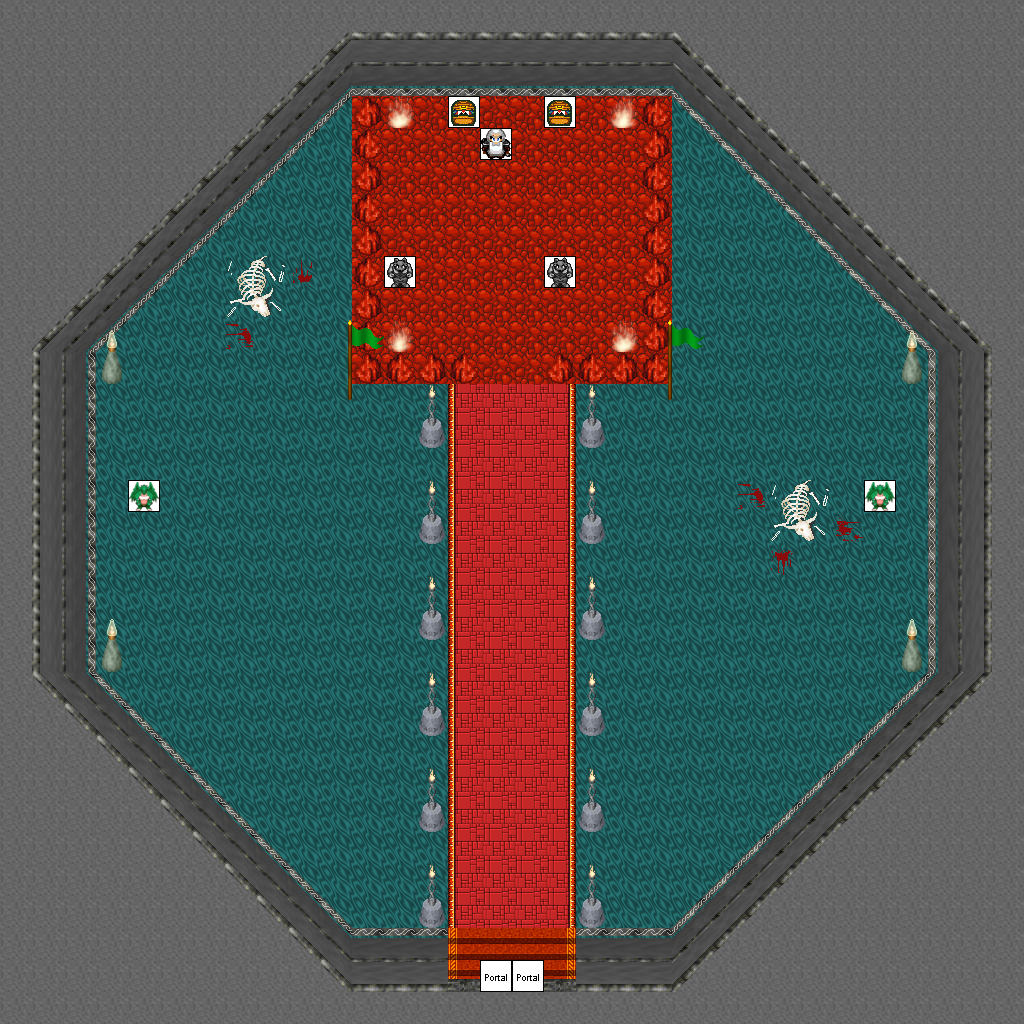

Below is a game level as drawn by its tile map, then a one-line description and the .tmx that defines it (tile-layer data replaced by summaries):
An orthogonal 32x32 tile map with 32x32 px tiles, 5 tile layers (0_floor, 1_terrain, 2_object, 3_roof, ...), 2 hidden layers not drawn, 19 tilesets.

<map version="1.8" tiledversion="1.8.4" orientation="orthogonal" renderorder="right-down" width="32" height="32" tilewidth="32" tileheight="32" infinite="0" nextlayerid="8" nextobjectid="1">
 <tileset firstgid="1" name="logic/collision" tilewidth="32" tileheight="32" tilecount="1" columns="1">
  <image source="../../tileset/logic/collision.png" width="32" height="32" />
 </tileset>
 <tileset firstgid="2" name="logic/creature/dwarf" tilewidth="32" tileheight="32" tilecount="8" columns="8">
  <image source="../../tileset/logic/creature/dwarf.png" width="256" height="32" />
 </tileset>
 <tileset firstgid="10" name="ground/indoor/floor_tiles2" tilewidth="32" tileheight="32" tilecount="6" columns="3">
  <image source="../../tileset/ground/indoor/floor_tiles2.png" width="96" height="64" />
 </tileset>
 <tileset firstgid="16" name="ground/rock/rock_red" tilewidth="32" tileheight="32" tilecount="10" columns="2">
  <image source="../../tileset/ground/rock/rock_red.png" width="64" height="160" />
 </tileset>
 <tileset firstgid="26" name="ground/red_paving" tilewidth="32" tileheight="32" tilecount="24" columns="3">
  <image source="../../tileset/ground/red_paving.png" width="96" height="256" />
 </tileset>
 <tileset firstgid="50" name="terrain/ground/stone" tilewidth="32" tileheight="32" tilecount="4" columns="4">
  <image source="../../tileset/terrain/ground/stone.png" width="128" height="32" />
 </tileset>
 <tileset firstgid="54" name="item/corpse/huge_animal" tilewidth="32" tileheight="32" tilecount="16" columns="2">
  <image source="../../tileset/item/corpse/huge_animal.png" width="64" height="256" />
 </tileset>
 <tileset firstgid="70" name="item/blood/nsew_stains" tilewidth="32" tileheight="32" tilecount="4" columns="2">
  <image source="../../tileset/item/blood/nsew_stains.png" width="64" height="64" />
 </tileset>
 <tileset firstgid="74" name="item/flagpole" tilewidth="32" tileheight="32" tilecount="3" columns="1">
  <image source="../../tileset/item/flagpole.png" width="32" height="96" />
 </tileset>
 <tileset firstgid="77" name="items/banners/flag" tilewidth="32" tileheight="32" tilecount="12" columns="3">
  <image source="../../tileset/item/banners/flag.png" width="96" height="128" />
 </tileset>
 <tileset firstgid="89" name="furniture/light/dark_torch" tilewidth="32" tileheight="32" tilecount="8" columns="2">
  <image source="../../tileset/furniture/light/dark_torch.png" width="64" height="128" />
 </tileset>
 <tileset firstgid="97" name="building/stairs/stairs_orange" tilewidth="32" tileheight="32" tilecount="12" columns="3">
  <image source="../../tileset/building/stairs/stairs_orange.png" width="96" height="128" />
 </tileset>
 <tileset firstgid="109" name="building/wall/int_grey" tilewidth="32" tileheight="32" tilecount="121" columns="11">
  <image source="../../tileset/building/wall/int_grey.png" width="352" height="352" />
 </tileset>
 <tileset firstgid="230" name="building/entrance/grey" tilewidth="32" tileheight="32" tilecount="25" columns="5">
  <image source="../../tileset/building/entrance/grey.png" width="160" height="160" />
 </tileset>
 <tileset firstgid="255" name="logic/portal" tilewidth="32" tileheight="32" tilecount="24" columns="8">
  <image source="../../tileset/logic/portal.png" width="256" height="96" />
 </tileset>
 <tileset firstgid="279" name="logic/creature/dragon" tilewidth="32" tileheight="32" tilecount="8" columns="8">
  <image source="../../tileset/logic/creature/dragon.png" width="256" height="32" />
 </tileset>
 <tileset firstgid="287" name="logic/creature/golem" tilewidth="32" tileheight="32" tilecount="4" columns="4">
  <image source="../../tileset/logic/creature/golem.png" width="128" height="32" />
 </tileset>
 <tileset firstgid="291" name="furniture/light/flames" tilewidth="32" tileheight="32" tilecount="6" columns="6">
  <image source="../../tileset/furniture/light/flames.png" width="192" height="32" />
 </tileset>
 <tileset firstgid="297" name="hybrid" tilewidth="32" tileheight="32" tilecount="16" columns="8">
  <image source="../../tileset/logic/creature/hybrid.png" width="256" height="64" />
 </tileset>
 <layer id="1" name="0_floor" width="32" height="32">
  <data>[1024 cells, 1024 non-empty, 15 distinct tile ids]</data>
 </layer>
 <layer id="2" name="1_terrain" width="32" height="32">
  <data>[1024 cells, 139 non-empty, 30 distinct tile ids]</data>
 </layer>
 <layer id="3" name="2_object" width="32" height="32">
  <data>[1024 cells, 34 non-empty, 6 distinct tile ids]</data>
 </layer>
 <layer id="4" name="3_roof" width="32" height="32">
  <data>[1024 cells, 24 non-empty, 6 distinct tile ids]</data>
 </layer>
 <layer id="5" name="objects" width="32" height="32">
  <data>[1024 cells, 9 non-empty, 5 distinct tile ids]</data>
 </layer>
 <layer id="6" name="collision" width="32" height="32" visible="0" opacity="0.25">
  <data>[1024 cells, 542 non-empty, 1 distinct tile ids]</data>
 </layer>
 <layer id="7" name="protection" width="32" height="32" visible="0">
  <data>[1024 cells, 0 non-empty, 0 distinct tile ids]</data>
 </layer>
</map>
